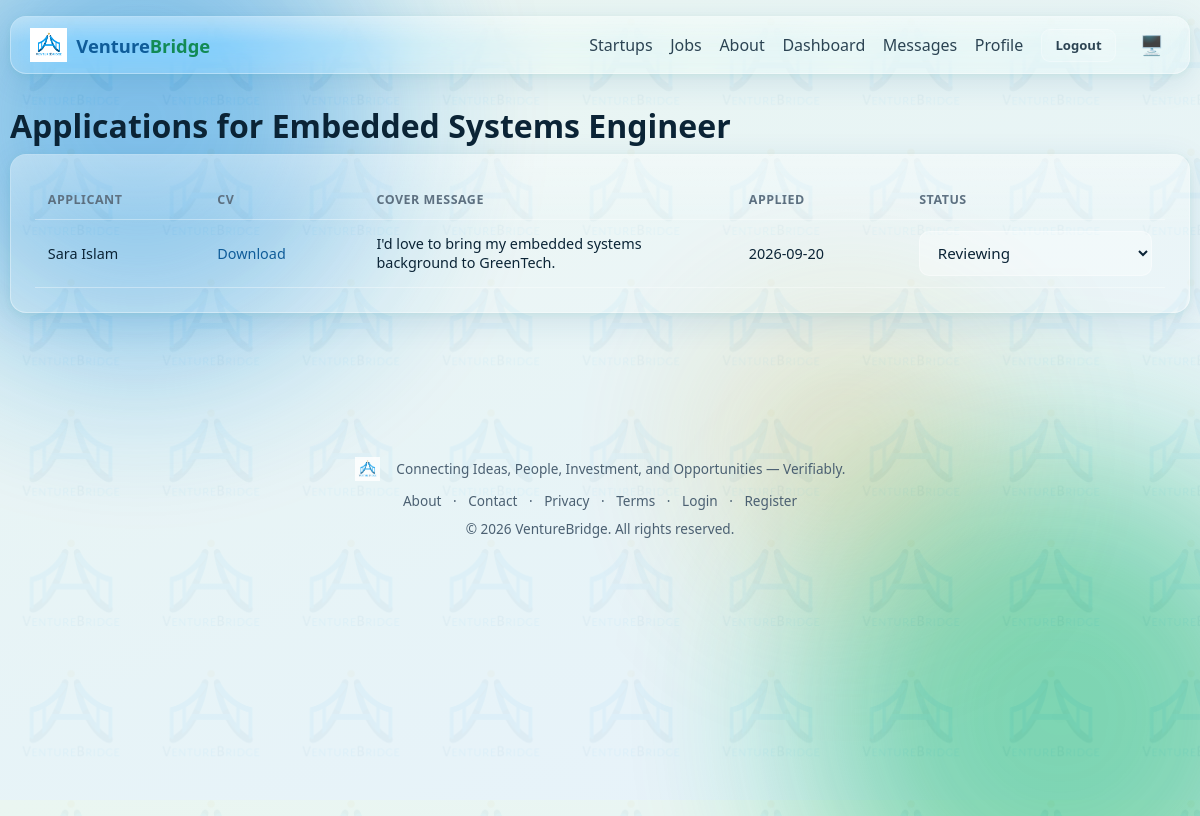
The app's page /jobs/1/applications (signed in) with its own data.
### models.py (models this page shows, shortened)
class Job(db.Model):
    id = db.Column(db.Integer, primary_key=True)
    startup_id = db.Column(db.Integer, db.ForeignKey("startup.id"), nullable=False)
    title = db.Column(db.String(150), nullable=False, index=True)
    description = db.Column(db.Text)
    required_skills = db.Column(db.String(500))
    experience_level = db.Column(db.String(50))
    job_type = db.Column(db.String(30))
    location = db.Column(db.String(120), index=True)
    salary_min = db.Column(db.Integer)
    salary_max = db.Column(db.Integer)
    deadline = db.Column(db.Date)
    status = db.Column(db.String(10), default="open")
    created_at = db.Column(db.DateTime, default=datetime.utcnow)
    applications = db.relationship("JobApplication", backref="job", cascade="all,delete", lazy="dynamic")

class JobApplication(db.Model):
    id = db.Column(db.Integer, primary_key=True)
    job_id = db.Column(db.Integer, db.ForeignKey("job.id"), nullable=False)
    applicant_id = db.Column(db.Integer, db.ForeignKey("user.id"), nullable=False)
    cv_filename = db.Column(db.String(255), nullable=False)
    cover_message = db.Column(db.Text)
    status = db.Column(db.String(20), default="submitted")
    applied_at = db.Column(db.DateTime, default=datetime.utcnow)
    applicant = db.relationship("User", foreign_keys=[applicant_id])
    __table_args__ = (db.UniqueConstraint("job_id", "applicant_id", name="uq_job_applicant"),)

class User(UserMixin, db.Model):
    id = db.Column(db.Integer, primary_key=True)
    full_name = db.Column(db.String(120), nullable=False)
    email = db.Column(db.String(150), unique=True, nullable=False, index=True)
    password_hash = db.Column(db.String(255), nullable=False)
    role = db.Column(db.String(20), nullable=False, index=True)
    is_active_account = db.Column(db.Boolean, default=True, nullable=False)
    created_at = db.Column(db.DateTime, default=datetime.utcnow)
    profile = db.relationship("Profile", backref="user", uselist=False, cascade="all,delete")
    startups = db.relationship("Startup", backref="founder", lazy="dynamic", foreign_keys="Startup.founder_id")
    @property
    def is_active(self):
        return self.is_active_account
    def is_verified(self):
        return any(v.status == "approved" for v in self.verifications)

### blueprints/jobs.py (the view)
@bp.route("/<int:job_id>/applications")
@login_required
@roles_required("founder")
def applications(job_id):
    job = Job.query.get_or_404(job_id)
    if job.startup.founder_id != current_user.id:
        abort(403)
    apps = job.applications.order_by(JobApplication.applied_at.desc()).all()
    return render_template("jobs/applications_founder.html", job=job, apps=apps)

### templates/jobs/applications_founder.html (shortened to what this page needs)
{% extends "base.html" %}
{% block content %}
<div class="animate-in">
  <h1>Applications for {{ job.title }}</h1>
  <div class="glass card-pad table-wrap">
    <table>
      <thead><tr><th>Applicant</th><th>CV</th><th>Cover Message</th><th>Applied</th><th>Status</th></tr></thead>
      <tbody>
        {% for a in apps %}
        <tr>
          <td>{{ a.applicant.full_name }}{% if a.applicant.is_verified() %} <span class="badge badge-verified">✓</span>{% endif %}</td>
          <td><a href="{{ url_for('static', filename='uploads/' ~ a.cv_filename) }}" target="_blank">Download</a></td>
          <td style="max-width:220px;">{{ a.cover_message[:80] }}{% if a.cover_message|length > 80 %}…{% endif %}</td>
          <td>{{ a.applied_at.strftime("%Y-%m-%d") }}</td>
          <td>
            <form method="POST" action="{{ url_for('jobs.update_application_status', app_id=a.id) }}" class="flex gap-1">
              <select name="status" onchange="this.form.submit()">
                {% for s in ["submitted","reviewing","shortlisted","rejected","accepted"] %}
                <option value="{{ s }}" {% if a.status==s %}selected{% endif %}>{{ s|capitalize }}</option>
                {% endfor %}
              </select>
            </form>
          </td>
        </tr>
        {% else %}<tr><td colspan="5" class="text-muted">No applications yet.</td></tr>{% endfor %}
      </tbody>
    </table>
  </div>
</div>
{% endblock %}

### static/css/style.css (style rules this page uses)
:root { --radius: 16px; --radius-sm: 10px; --font: "Segoe UI", system-ui, -apple-system, "Helvetica Neue", Arial, sans-serif; --blue-900:#0a2f4d; --blue-700:#0f5c99; --blue-500:#1f8fe0; --blue-300:#7cc4f5; --green-700:#0f7a4c; --green-500:#1eb872; --green-300:#8fe3b8; --gold:#c9a227; --bg-grad-1: var(--blue-500); --bg-grad-2: var(--green-500); --bg-grad-3: var(--gold); --glass-bg: rgba(255,255,255,0.14); --glass-border: rgba(255,255,255,0.35); --glass-shine: rgba(255,255,255,0.55); --text-main:#0b2436; --text-muted:#4b6072; --page-bg-1:#eaf6f1; --page-bg-2:#e5f2fb; }
* { box-sizing:border-box; }
html,body { height:100%; }
body { margin:0; font-family:var(--font); color:var(--text-main); background: linear-gradient(160deg, var(--page-bg-1), var(--page-bg-2)); min-height:100vh; position:relative; overflow-x:hidden; transition: background .3s ease, color .3s ease; }
.glass { position:relative; background: var(--glass-bg); backdrop-filter: blur(18px) saturate(140%); -webkit-backdrop-filter: blur(18px) saturate(140%); border: 1px solid var(--glass-border); border-radius: var(--radius); box-shadow: 0 8px 32px rgba(15,92,153,0.12), 0 2px 8px rgba(30,184,114,0.08); overflow:hidden; }
.glass::before { content:""; position:absolute; top:0; left:0; right:0; height:46%; background: linear-gradient(180deg, var(--glass-shine), transparent); opacity:.5; pointer-events:none; }
.card-pad { padding:1.5rem; }
.animate-in { animation: fadeSlideIn .5s ease both; }
h1,h2,h3,h4 { margin:0 0 .5rem; line-height:1.25; }
a { color:var(--blue-700); text-decoration:none; }
.flex { display:flex; align-items:center; }
.gap-1 { gap:.5rem; }
input[type=text],input[type=email],input[type=password],input[type=number], input[type=date],input[type=url],select,textarea { width:100%; padding:.65rem .85rem; border-radius: var(--radius-sm); border:1px solid var(--glass-border); background: rgba(255,255,255,.35); color:var(--text-main); font-family:var(--font); font-size:.95rem; transition: border-color .2s, box-shadow .2s; }
.table-wrap { overflow-x:auto; }
table { width:100%; border-collapse:collapse; min-width:640px; }
th,td { padding:.7rem .8rem; text-align:left; border-bottom:1px solid var(--glass-border); font-size:.9rem; }
th { font-size:.78rem; text-transform:uppercase; letter-spacing:.04em; color:var(--text-muted); }

### records on screen
Job: title "Embedded Systems Engineer"
JobApplication: applicant.full_name "Sara Islam", cover_message "I'd love to bring my embedded systems background to GreenTech.", applied_at "2026-09-20", status "Reviewing"
